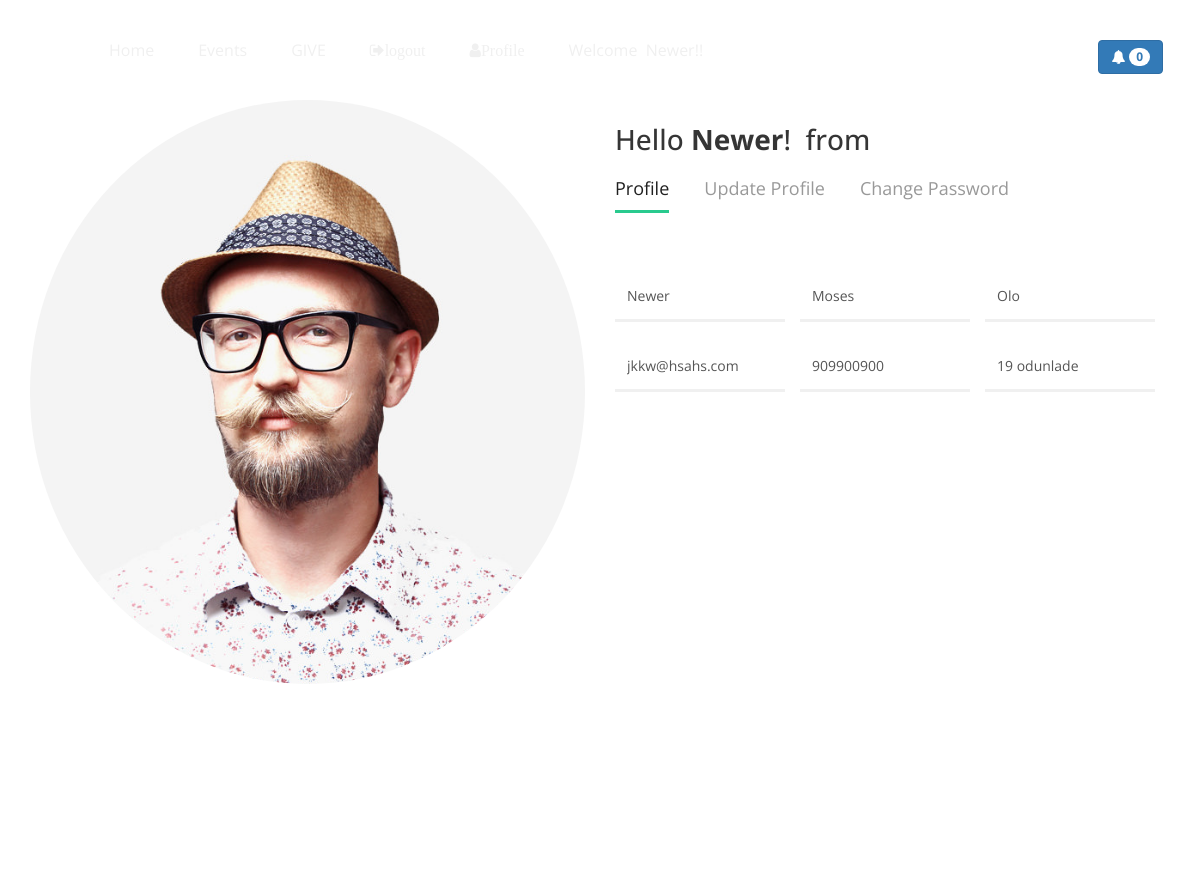
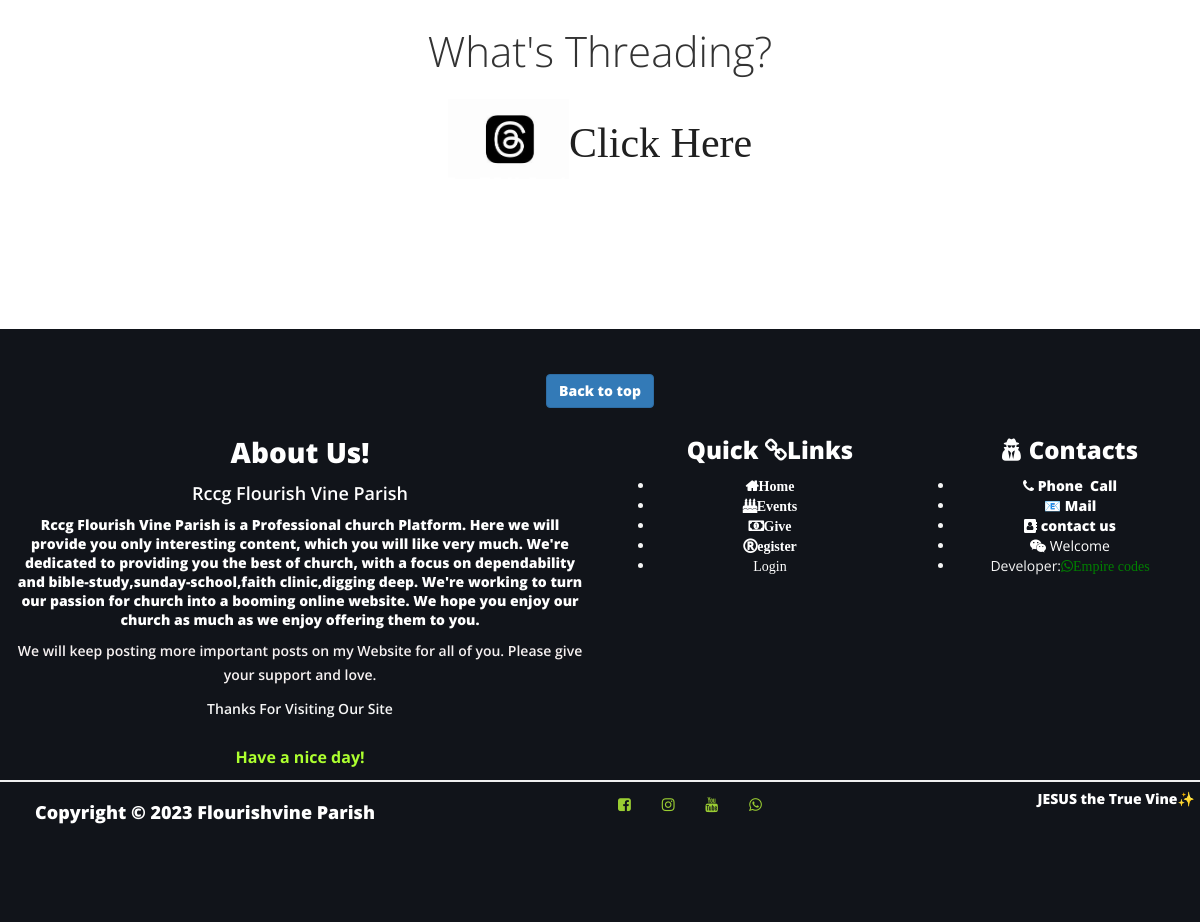
The page /profile (signed in) on the database its author committed (2 pictures, top to bottom).
### userprofile/models.py (models this page shows, shortened)
class Member(models.Model):
    user = models.OneToOneField(User, on_delete=models.CASCADE)
    first_name = models.CharField(max_length=100)
    last_name = models.CharField(max_length=100)
    email = models.EmailField(max_length=150, null=True,blank=True,default='@gmail.com')
    address = models.CharField(max_length=50)
    phone = models.IntegerField()
    dob = models.DateField()
    pix = models.ImageField(upload_to="profilepix")
    joined = models.DateField(auto_now_add=True)
    notification_read = models.BooleanField(default=False)

### fvp/models.py (models this page shows, shortened)
class CompanyProfile(models.Model):
    name = models.CharField(max_length=50)
    email = models.EmailField()
    logo = models.ImageField(upload_to='logo')
    montheme = models.ImageField(upload_to='montheme')
    carousel1 = models.ImageField(upload_to='carousel1')
    carousel2 = models.ImageField(upload_to='carousel2')
    carousel3 = models.ImageField(upload_to='carousel3')
    carousel4 = models.ImageField(upload_to='carousel4')
    fb_link = models.CharField(max_length=50)
    insta_link = models.CharField(max_length=50)
    youtube_link = models.CharField(max_length=50)
    whatsapp_link = models.CharField(max_length=50)
    group_whatsapp = models.CharField(max_length=300, default="@flourish_whatsapp")
    thread_link = models.CharField(max_length=50,default='https://www.threads.net/@rccgfvp')
    developer_link = models.CharField(max_length=50)
    copyright = models.CharField(max_length=50)
    phone = models.CharField(max_length=50,default='070383993289')
    class Meta:
        db_table = 'CompanyProfile'
        managed = True
        verbose_name = 'CompanyProfile'
        verbose_name_plural = 'CompanyProfile'

### fvp/views.py (the view, shortened to what this page needs)
# urls.py: path('profile',views.profile,name='profile'),
@login_required(login_url='signin')
def profile(request):
    userprof = Member.objects.get(user__username=request.user.username)
    form = PasswordChangeForm(request.user)
    context = {
        'userprof':userprof,
        'form':form,
    }
    return render(request, 'profile.html',context)

### fvp/context_processor.py (called while the page is built)
def flourish(request):
    fvp = CompanyProfile.objects.get(pk=1)
    context = {
     'fvp': fvp,
    }
    return context

def notification(request):
    today = date.today()
    celebrants = Member.objects.filter(dob__day = today.day,dob__month =today.month)
    counter = celebrants.count()
    adinfo = AdminInfo.objects.all()
    timer = adinfo.count()
    bar = counter+timer
    context = {
     'celebrants':celebrants,
     'counter':counter,
     'bar':bar,
     'adinfo':adinfo,
     'timer':timer,
    }
    return context

### fvp/templates/profile.html (shortened to what this page needs)
{% extends 'base.html' %}
{% load static %}
{% block header2 %}
  {% include 'header2.html' %}
{% endblock header2 %}
{% block content %}
<section id="feature" data-stellar-background-ratio="0.5">
     <div class="container">
          <div class="row">
               <div class="col-md-6 col-sm-6 text-center ">
                    <div class="">
                         <img src="{{userprof.pix.url}}" class="img-responsive" style="height: 100%;width: 100%; border-radius: 100%; object-fit: cover;" alt="">
                    </div>
               </div>
               <div class="col-md-6 col-sm-6">
                    <h2 style="font-weight: 500;">Hello <span style="font-weight: bolder;">{{user.username|title}}</span>! &nbsp;from <img src="{{fvp.logo.url}}" alt="" style="height: 80px;"> </h2>
                    <ul class="nav nav-tabs" role="tablist">
                         <li class="active"><a href="#tab01" aria-controls="tab01" role="tab" data-toggle="tab">Profile</a></li>
                         <li><a href="#tab02" aria-controls="tab02" role="tab" data-toggle="tab">Update Profile</a></li>
                         <li><a href="#tab03" aria-controls="tab03" role="tab" data-toggle="tab">Change Password</a></li>
                    </ul>
                    <div class="tab-content">
                         <div class="tab-pane active" id="tab01" role="tabpanel">
                              <div class="tab-pane-item">
                                   <form id="contact-form" role="form" action="" method="post">
                                        <div class="col-md-4 col-sm-4">
                                             <input type="text" class="form-control"  value="{{userprof.user.username|title}}" disabled>
                                        </div>
                                        <div class="col-md-4 col-sm-4">
                                             <input type="text" class="form-control" value="{{userprof.first_name|title}}" disabled>
                                        </div>
                                        <div class="col-md-4 col-sm-4">
                                             <input type="text" class="form-control"  value="{{userprof.last_name|title}}">
                                        </div>
                                        <div class="col-md-4 col-sm-4">
                                             <input type="email" class="form-control" value="{{userprof.email}}" disabled>
                                        </div>
                                        <div class="col-md-4 col-sm-4">
                                             <input type="number" class="form-control" value="{{userprof.phone}}" disabled>
                                        </div>
                                        <div class="col-md-4 col-sm-4">
                                             <input type="text" class="form-control" value="{{userprof.address}}" disabled>
                                        </div>
                                   </form>
                              </div>
                         </div>
                    </div>
               </div>
          </div>
     </div>
</section>
     <section id="contact" data-stellar-background-ratio="0.5">
          <div class="container">
               <div class="row">
                    <div class="col-md-offset-1 col-md-10 col-sm-12">
                         <div class="section-title">
                              <h1>What's Threading?</h1>
                              <h1> <a href="{{fvp.thread_link}}" class="fa"><img src="{% static '' %}images/thred_net.jpg" alt=""style="height: 80px;">Click Here</a></h1>
                         </div>
                     </div>
               </div>
          </div>
     </section>
{% endblock content %}
{% block footer %}
  {% include 'footer.html' %}
{% endblock footer %}

### fvp/templates/footer.html (shortened to what this page needs)
<footer id="footer" data-stellar-background-ratio="0.5" style="background-color:rgb(17, 20, 26) ;">
    <br><br>
    <div class="container-fluid">
         <div class="row">
              <div class="copyright-text col-md-12 col-sm-12">
               <p class="btn btn-primary"> <a rel="nofollow" href="#" style="color: white;font-weight: 900;">Back to top</a></p>
              </div>
              <div class="col-md-6 col-sm-6">
                    <h2 style="color: white;font-weight: 900;">About Us!</h2>
                    <h4 style="font-weight: 900;text-align: center;"><span id="W_Name1" style="color: white;font-weight: 600;">Rccg Flourish Vine Parish</span></h4>
                    <h5 style="color: white;font-weight: 900;"><span id="W_Name2">Rccg Flourish Vine Parish</span> is a Professional <span id="W_Type1">church</span> Platform. Here we will provide you only interesting content, which you will like very much. We're dedicated to providing you the best of <span id="W_Type2">church</span>, with a focus on dependability and <span id="W_Spec">bible-study,sunday-school,faith clinic,digging deep</span>. We're working to turn our passion for <span id="W_Type3">church</span> into a booming <a href="{% url 'homepage' %}" rel="do-follow" style="color: inherit; text-decoration: none;">online website</a>. We hope you enjoy our <span id="W_Type4">church</span> as much as we enjoy offering them to you.
                    </h5>
                    <p style="color: rgb(247, 242, 242);font-weight: 600;">We will keep posting more important posts on my Website for all of you. Please give your support and love.</p>
                    <p style="font-weight: 600; text-align: center;color: rgb(245, 245, 245);">Thanks For Visiting Our Site<br><br>
                    <span style="color: greenyellow; font-size: 16px; font-weight: bold; text-align: center;">Have a nice day!</span></p>
               </div>
               <div class="col-md-3 col-sm-3">
                    <ul >
                    <h3 style="color: white;font-weight: 900;"> Quick <i class="fa fa-link" aria-hidden="true"></i>Links</h3>
                         <li style="color: whitesmoke;"><a href="{% url 'homepage' %}" class="fa fa-home"  style="color: white;font-weight: 900">Home</a>
                         </li>
                         <li style="color: whitesmoke;"><a href="{% url 'event' %}" class="fa fa-birthday-cake" style="color: white;font-weight: 900">Events</a>
                         </li>
                         <li style="color: whitesmoke;"><a href="{% url 'give' %}" class="fa fa-money" style="color: white;font-weight: 900">Give</a>
                         </li>
                         <li style="color: whitesmoke;"><a href="{% url 'register' %}" class="fa fa-registered" style="color: white;font-weight: 900">egister</a></li>
                         <li style="color: whitesmoke;"><a href="{% url 'register' %}" class="fa fa-login" style="color: white;">Login</a></li>
                    </ul>
               </div>
               <div class="col-md-3 col-sm-3"  style="border-bottom: 60px;border-color: aqua;">
                    <ul >
                    <h3 style="color: white;font-weight: 900;"><i class="fa fa-user-secret" aria-hidden="true"></i> Contacts</h3>
                         <li style="color: whitesmoke;"><a href="tell:{{fvp.phone}}" style="color: white;font-weight: 900"><i class="fa fa-phone" aria-hidden="true"></i>&nbsp;Phone &nbsp;Call</a>
                         </li>
                         <li style="color: whitesmoke;"><a href="mailto:{{fvp.email}}" style="color:white;font-weight: 900;">📧 Mail</a>
                         </li>
                         <li style="color: whitesmoke;"><a href="{% url 'give' %}" style="color:white;font-weight: 900;"><i class="fa fa-address-book" aria-hidden="true"></i>&nbsp;contact us</a>
                         </li>
                         <li style="color: whitesmoke;"><a href="{% url 'welcome' %}" style="color:white;"> <i class="fa fa-wechat" aria-hidden="true"></i> Welcome</a></li>
                         <li style="color: whitesmoke;">Developer:<a rel="nofollow"  href="{{fvp.developer_link}}" class="fa fa-whatsapp" style="color: green;">Empire codes</a></li>
                    </ul>
               </div>
        <br><br><br>
          <div class="copyright-text col-md-12 col-sm-12 foot-info">
               <p  class="navbar-brand" style="color: white;font-weight: 900;">{{fvp.copyright}} </p>
               <div class="col-md-6 col-sm-6 social-icon">
                    <p  style="color: white;font-weight: 900;display: inline-block;"> <li><a href="{{fvp.fb_link}}" class="fa fa-facebook-square" attr="facebook icon"  target="_blank" rel="noopener noreferrer"></a></li>
                         <li><a href="{{fvp.insta_link}}" class="fa fa-instagram" target="_blank" rel="noopener noreferrer"></a></li>
                         <li><a href="{{fvp.youtube_link}}" class="fa fa-youtube"  target="_blank" rel="noopener noreferrer"></a></li>
                         <li><a href="{{fvp.group_whatsapp}}" class="fa fa-whatsapp"  target="_blank" rel="noopener noreferrer"></a></li>
                    </p>
               </div>
               <div class="nav navbar-nav navbar-right">
                   <p style="color: white;font-weight: 900;"> JESUS the True Vine✨</p>
               </div>
          </div>
    </div>
</footer>

### fvp/static/css/tooplate-style.css (style rules this page uses)
body { font-family: 'Open Sans', sans-serif; overflow-x: hidden; background: #f9f9f9; }
h1,h2,h3,h4,h5,h6 { font-weight: 300; line-height: normal; }
h1 { font-size: 3em; }
h2 { color: #353535; font-size: 2em; }
p { color: #757575; font-size: 14px; font-weight: normal; line-height: 24px; }
html { -webkit-font-smoothing: antialiased; }
a { color: #202020; text-decoration: none !important; }
a, input, button, .form-control { -webkit-transition: 0.5s; transition: 0.5s; }
.section-title { padding-bottom: 40px; }
section { position: relative; padding: 100px 0; }
#contact, footer { background: #ffffff; text-align: center; }
#feature { background: #ffffff; }
#feature .nav-tabs { border-bottom: 0; }
#feature .nav>li>a { padding: 8px 0; }
#feature .nav-tabs>li>a { color: #999999; font-size: 18px; border: 0; border-bottom: 3px solid transparent; border-radius: 0; margin-right: 35px; }
#feature .nav-tabs>li.active>a, #feature .nav-tabs>li.active>a:focus, #feature .nav-tabs>li.active>a:hover { background: transparent; color: #202020; border-bottom: 3px solid #29ca8e; }
#feature .tab-content { margin-top: 50px; }
.tab-pane-item { margin: 20px 0; }
#contact-form .col-md-12, #contact-form .col-md-4 { padding-left: 0; }
#contact-form .form-control { background: transparent; border: 0; border-bottom: 3px solid #f0f0f0; border-radius: 0; box-shadow: none; margin: 10px 0; }
#contact-form input { height: 50px; }
footer { padding-bottom: 80px; }
.copyright-text p { margin: 5px; }
.social-icon { position: relative; padding: 0; margin: 0; }
.social-icon li { display: inline-block; list-style: none; }
.social-icon li a { border-radius: 50px; color: yellowgreen; font-size: 15px; width: 35px; height: 35px; line-height: 35px; text-decoration: none; text-align: center; position: relative; margin: 5px 5px 5px 0; }
.foot-info { border-top: 2px solid #f0f0f0; }

### rows shown on the page
Member: pix (picture), user.username "Newer", first_name "Moses", last_name "Olo", email "jkkw@hsahs.com", phone "909900900", address "19 odunlade"
CompanyProfile: copyright "Copyright © 2023 Flourishvine Parish"

### other values the page prints
{{ bar }} "0"
{{ user.username|title }} "Newer"
